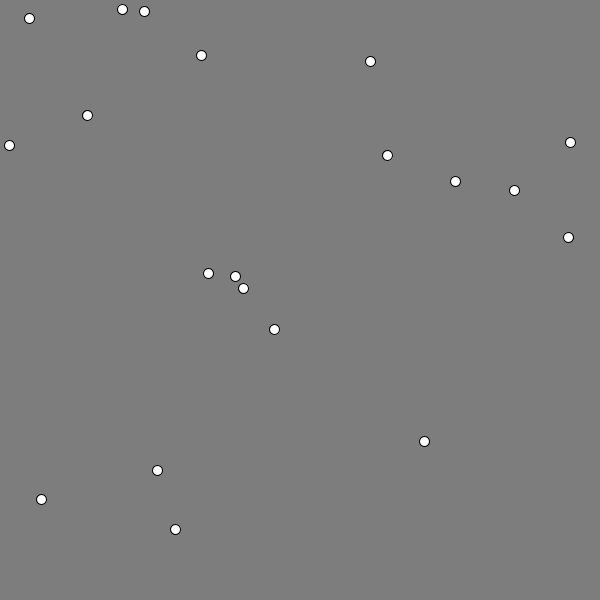
Frame 1 (no input)
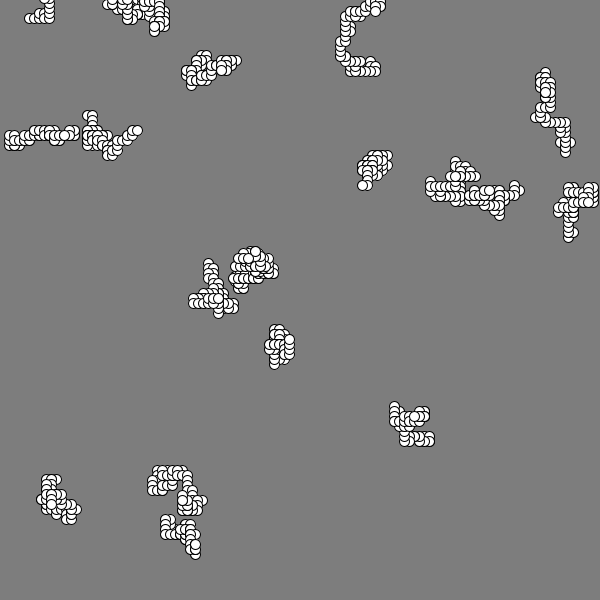
Frame 60 (the mouse pressed at the canvas centre just before this capture)
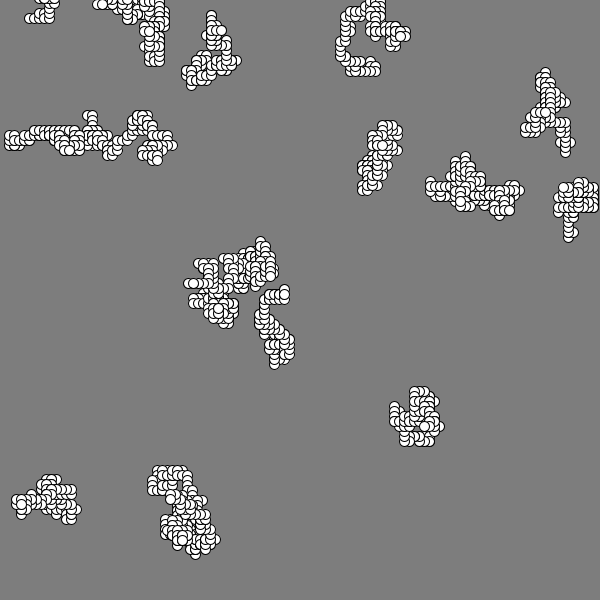
Frame 120 (the mouse held since frame 60 and released just before this capture)

The Processing sketch that drew these frames (run headless with seeded random() and noise(); from frame 60 on, the mouse is pressed at the canvas centre):

// Processing sketch: sketch_9
// ── sketch_9.pde
/*
this sketch draws an ellipse that has a 25% chance of 
moving up, left, down or right.

use arrays to create a group of these 'random walkers'
instead of only displaying one. replace the position 
variables with arrays and loop to give them values, 
increment their positions, and draw their corresponding 
ellipses.
*/

float[] xPos;
float[] yPos;
int num = 20;

void setup() {
  size(600, 600);
  frameRate(15);
  background(125);

  xPos = new float[num];
  yPos = new float[num];
  for (int i = 0; i < xPos.length; i++) {
    xPos[i] = random(0, width);
    yPos[i] = random(0, height);
  }
}

void draw() {
  for (int i = 0; i < xPos.length; i++) {

    ellipse(xPos[i], yPos[i], 10, 10);

    float r = random(4);

    if (int(r) == 0) {
      xPos[i] += 5;
    } else if (int(r) == 1) {
      xPos[i] -= 5;
    } else if (int(r) == 2) {
      yPos[i] += 5;
    } else if (int(r) == 3) {
      yPos[i] -= 5;
    }
  }
}
